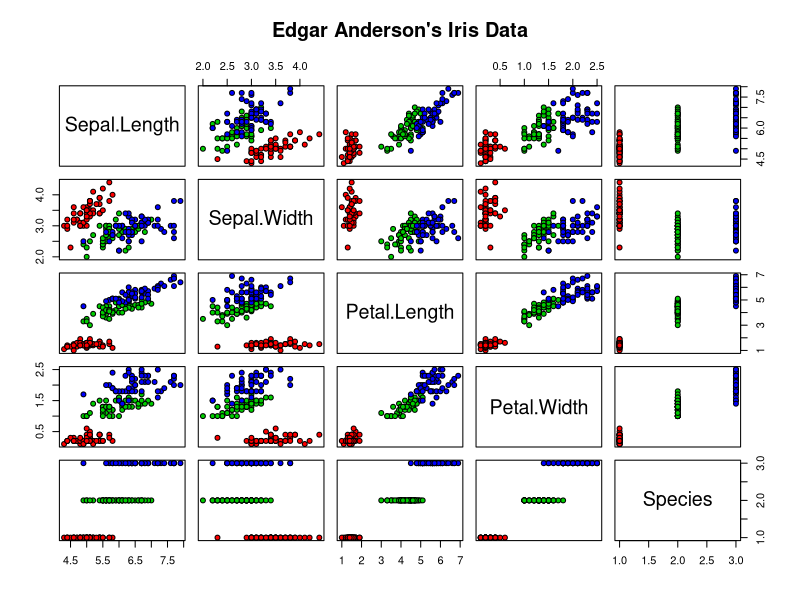
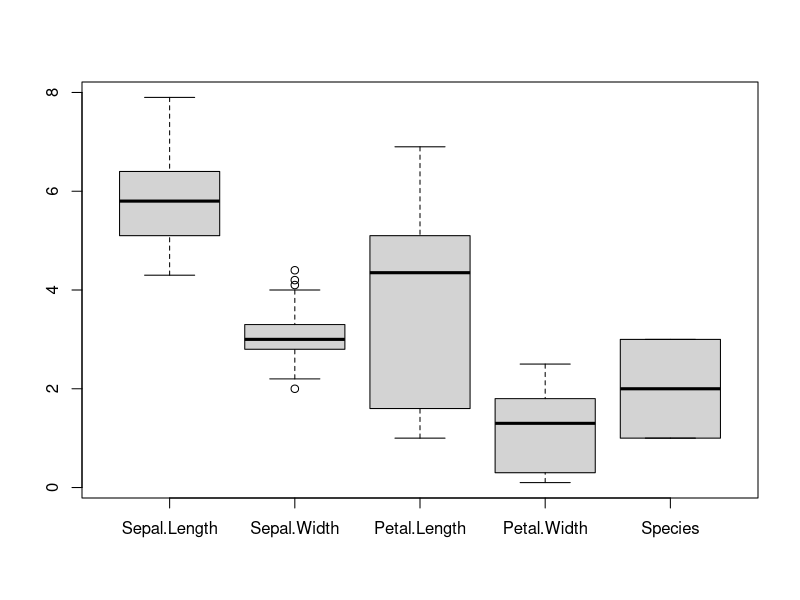
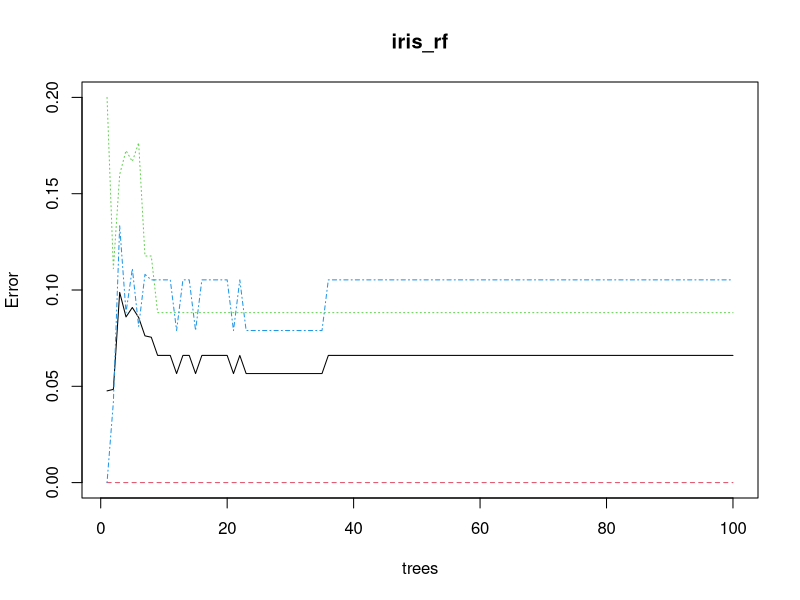
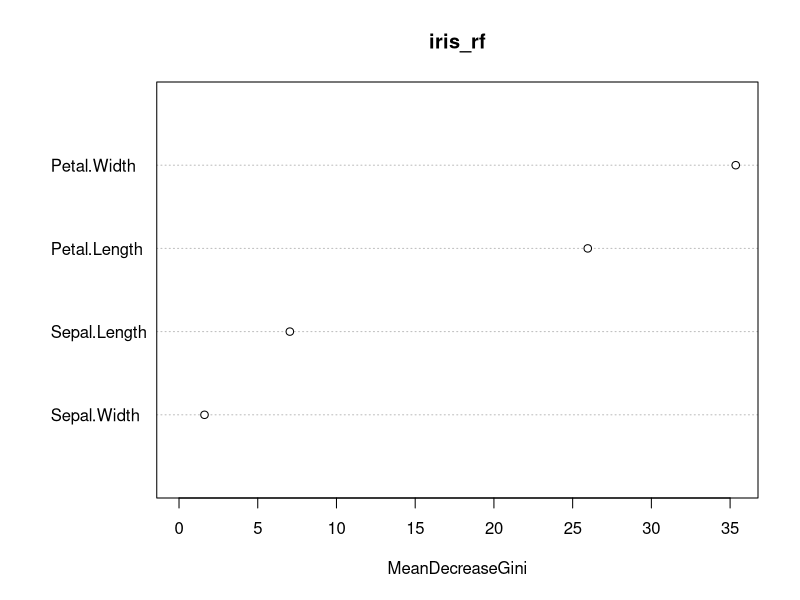
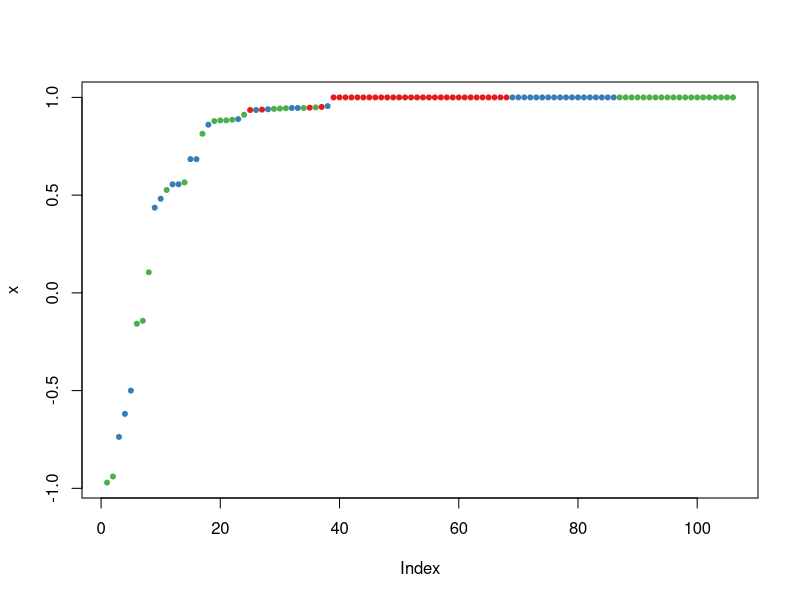
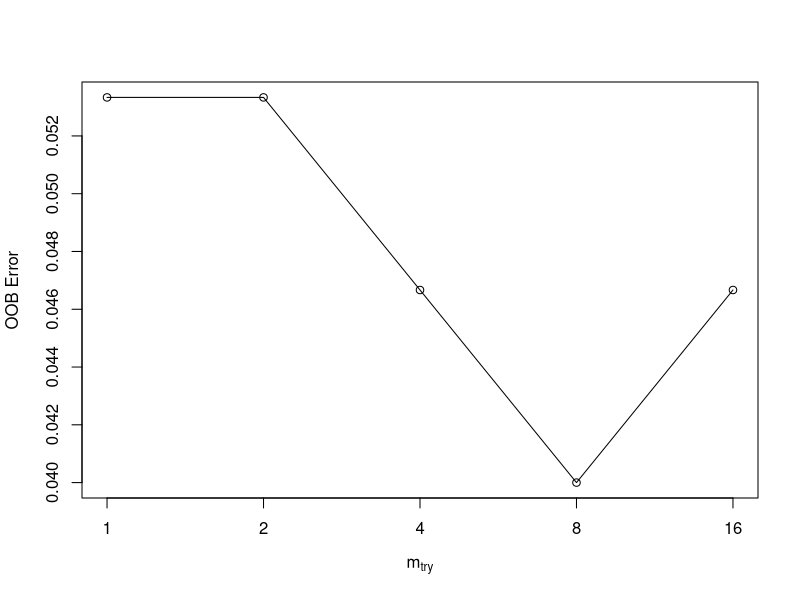
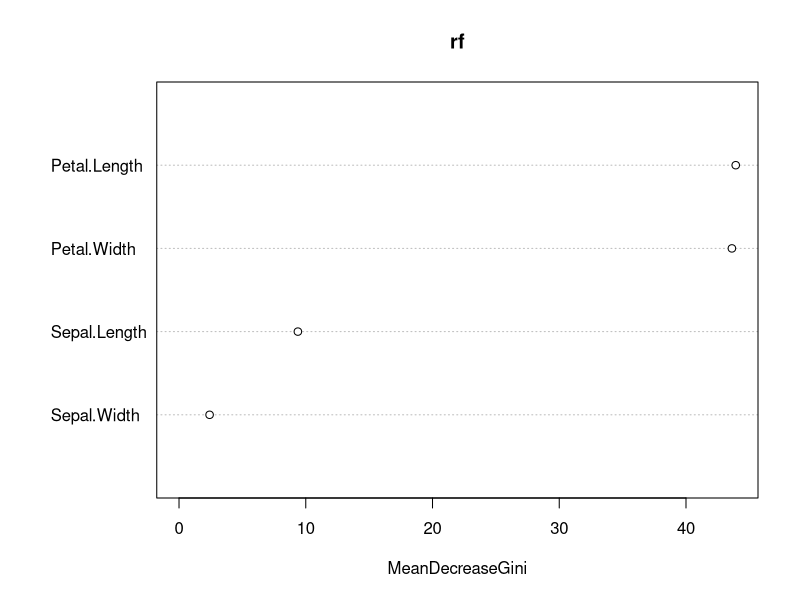

Reproduce these figures in R, in order.
install.packages("ROCR")
library(randomForest)
data("iris")
View(iris)
summary(iris)
pairs(iris[1:5], main = "Edgar Anderson's Iris Data", pch = 21, bg = c("red", "green3", "blue")[unclass(iris$Species)])
boxplot(iris)
cor(iris[,1:4])
#bootstrap = random sampling with replacement
set.seed(1)
ind <- sample(2,nrow(iris),replace = TRUE, prob=c(0.7,0.3))
trainData <- iris[ind==1,]
testData <- iris[ind==2,]
#to build rf with training data
iris_rf <- randomForest(Species~.,data=trainData,ntree=100,proximity=FALSE)
iris_rf
iris_rf$err.rate[100,1]
table(predict(iris_rf),trainData$Species) 
plot(iris_rf) #black curve = OOB error rate,red=error rate of setosa,green and blue for versicolor and verginica 
importance(iris_rf)
varImpPlot(iris_rf) #variable importance based on GINI
#to build random forest for test data
irisPred<-predict(iris_rf,newdata=testData)
table(irisPred, testData$Species)
#Try to see the margin, positive or negative, if positive it means correct classification
plot(margin(iris_rf,testData$Species)) 
#tuning the randomforest to see OOB errors and then pick the min OOB error and best mtry value
mtry <- tuneRF(iris[,-5],iris[,5], stepFactor=0.5)
mtry #from this find the best mtry value which has least OOB error
best.m <- mtry[mtry[, 2] == min(mtry[, 2]), 1]
best.m
# in our case mtry = 2 is best since it has least OOB error
#Build model again using best try value
set.seed(1)
rf <- randomForest(Species~.,data = iris,mtry=2,importance=FALSE,ntree=100)
rf #rf model with min OOB error
importance(rf)
varImpPlot(rf)
#OOB predictions with min OOB error model "rf" in our case
pred1=predict(rf,type = "prob")
pred1
#--------------#

